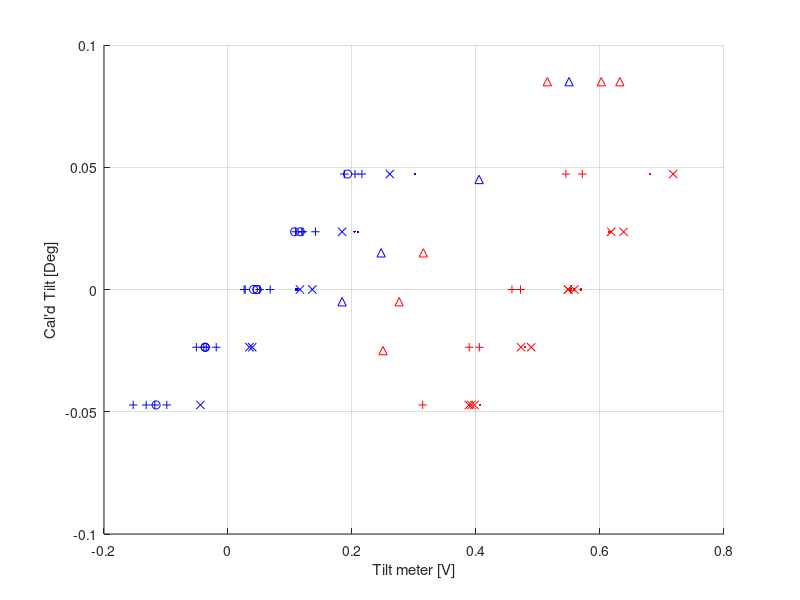

This figure's MATLAB source: (Note: this script raises an error after producing the figure.)
%% Tilt Cals


clc
%close all
figure(5)
clf; hold on;
level_cal = 85/3600.; % degrees per tick

rps_tilt_cals_all = {};
isaac_tilt_cals_all = {};

% First cal, indoors
rps_tilt_ticks = [0 1 2 1 0 0];
rps_tilt_meter = [0.113 0.210 0.302 0.204 0.111 0.110]; % in Volts
rps_tilt_cal = polyfit(rps_tilt_meter,level_cal*rps_tilt_ticks,1);
fprintf('RPS 03 Dec 2021: %f deg/V %+0.2fdeg\n', rps_tilt_cal(1),rps_tilt_cal(2))
plot(rps_tilt_meter,level_cal*rps_tilt_ticks,'b.')


rps_tilt_ticks = [0 2 1 0 -1 -2 -1];
rps_tilt_meter = [0.1360 0.2610 0.1840 0.1160 0.0345 -0.0445 0.0390];
rps_tilt_cal = polyfit(rps_tilt_meter,level_cal*rps_tilt_ticks,1);
fprintf('RPS 16 Dec 2021: %f deg/V %+0.2fdeg\n', rps_tilt_cal(1),rps_tilt_cal(2))
plot(rps_tilt_meter,level_cal*rps_tilt_ticks,'bx')

isaac_tilt_ticks = [0 2 0 1 -1 -2 0];
isaac_tilt_meter = [0.553 0.681 0.558 0.615 0.479 0.407 0.569]+0*(0.644-0.553); % in Volts
isaac_tilt_cal = polyfit(isaac_tilt_meter,level_cal*isaac_tilt_ticks,1);
fprintf('ISAAC 9 Dec 2021: %f deg/V %+0.2fdeg\n', isaac_tilt_cal(1),isaac_tilt_cal(2))
plot(isaac_tilt_meter,level_cal*isaac_tilt_ticks,'r.')
isaac_tilt_ticks = [0 -1 -2 -2 -2 -1 0 1 2 1 0];
isaac_tilt_meter = [0.5585 0.4890 0.3885 0.3925 0.3975 0.4725 0.5485 0.6180 0.7180 0.6380 0.5485];
isaac_tilt_cal = polyfit(isaac_tilt_meter,level_cal*isaac_tilt_ticks,1);
fprintf('ISAAC 16 Dec 2021: %f deg/V %+0.2fdeg\n', isaac_tilt_cal(1),isaac_tilt_cal(2))
plot(isaac_tilt_meter,level_cal*isaac_tilt_ticks,'rx')

rps_tilt_cals_all{end+1} = rps_tilt_cal;
isaac_tilt_cals_all{end+1} = isaac_tilt_cal;

% RPS - outdoor
inc_tilt_meter = [0.247,0.405,0.550,0.184];
inc_readout = [-0.04 -0.01 +0.03 -0.06]+0.055;
rps_tilt_cal = polyfit(inc_tilt_meter,inc_readout,1);
fprintf('RPS 24 Dec 2021: %f deg/V %+0.2fdeg\n', rps_tilt_cal(1),rps_tilt_cal(2))
plot(inc_tilt_meter,inc_readout,'b^')

% isaac
inc_tilt_meter = [0.602,0.276,0.250,0.632,0.315,0.515];
inc_readout = -1*[-0.03 +0.06 +0.08 -0.03 +0.04 -0.03]+0.055;
isaac_tilt_cal = polyfit(inc_tilt_meter,inc_readout,1);
fprintf('ISAAC 24 Dec 2021: %f deg/V %+0.2fdeg\n', isaac_tilt_cal(1),isaac_tilt_cal(2))
plot(inc_tilt_meter,inc_readout,'r^')
xlabel('Tilt meter [V]')
ylabel('Cal''d Tilt [Deg]')
grid on
%legend()

rps_tilt_cals_all{end+1} = rps_tilt_cal;
isaac_tilt_cals_all{end+1} = isaac_tilt_cal;

% Jun 21 RPS Cal?
rps_tilt_ticks = [0 -1 -2 -1 0 1 2 1 0];
rps_tilt_meter = [0.0413 -0.0368 -0.1160 -0.0368 0.0467 0.1074 0.1929 0.1166 0.04684];
rps_tilt_cal = polyfit(rps_tilt_meter,level_cal*rps_tilt_ticks,1);
fprintf('RPS 21 Jun 2022: %f deg/V %+0.2fdeg\n', rps_tilt_cal(1),rps_tilt_cal(2))
plot(rps_tilt_meter,level_cal*rps_tilt_ticks,'bo')
grid on
%rps_tilt_cals_all{end+1} = rps_tilt_cal;

%clf; hold on;
% Jun 25 calibrations
isaac_tilt_ticks = [0 -1 -2 -1 0 2 2];
isaac_tilt_meter = [0.4718 0.4054 0.314 0.389 0.458 0.545 0.5714];
isaac_inc_readout = [-0.05 -0.04 -0.09 -0.06 -0.03 0.01 0.01];
isaac_tilt_cal = polyfit(isaac_tilt_meter,level_cal*isaac_tilt_ticks,1);
fprintf('ISAAC 25 Jun 2022: %f deg/V %+0.2fdeg\n', isaac_tilt_cal(1),isaac_tilt_cal(2))
plot(isaac_tilt_meter,level_cal*isaac_tilt_ticks,'r+')

rps_tilt_ticks = [0 1 2 1 0 -1 -2 -2 -1 0 0 -2 -2 -1 -1 1 1 2 2];
rps_tilt_meter = [0.0278 0.119 0.2049 0.1208 0.051 -0.039 -0.118 -0.153 -0.035 0.068 0.026 -0.0987 -0.132 -0.051 -0.019 0.109 0.141 0.1875 0.216];
rps_inc_readout = [-0.02 -0.01 +0.02 -0.02 -0.05 -0.06 -0.09 -0.09 -0.07 -0.02 -0.02 -0.1 -0.1 -0.06 -0.07];
rps_tilt_cal = polyfit(rps_tilt_meter,level_cal*rps_tilt_ticks,1);
fprintf('RPS 25 Jun 2022: %f deg/V %+0.2fdeg\n', rps_tilt_cal(1),rps_tilt_cal(2))
plot(rps_tilt_meter,level_cal*rps_tilt_ticks,'b+')
grid on
rps_tilt_cals_all{end+1} = rps_tilt_cal;
isaac_tilt_cals_all{end+1} = isaac_tilt_cal;


%
%clc
addpath('z:/pipeline/beammap/')
gitdir = fullfile('C:','Users','James','Documents','');
%figdir = fullfile(gitdir,'GitHub','postings','2021mmdd_isaac_test','figs');
figdir = fullfile(gitdir,'GitHub','postings','2023mmdd_isaac_data','figs');
direct = fullfile(gitdir,'GitHub','rps_cal','data','');
prefix = {...
    'isaac_cal_1_with_home_';... %0dB
    'isaac_cal_1_no_home_';... %0dB
    'isaac_cal_2_';... %-30dB
    'isaac_cal_3_';... %-45dB
    'isaac_cal_4_';... %-55dB
    'isaac_cal_1_new_home';... % New homing, Indoor
    'isaac_cal_5_no_home';... % No Homing, Indoor
    'isaac_cal_6_no_home';... % placed outside
    'isaac_cal_7_no_home';... % Moved to same level
    'isaac_cal_8_no_home';... % outside relevel
    'isaac_cal_9_no_home';... % Outside after grid check
    'isaac_cal_10_no_home';... % Homed the RPS. Checking again.
    'isaac_cal_2_with_home';... % Cal with constant homing
    'isaac_cal_3_with_home';... % After bringing it back down and fixing recessed pin.
    'isaac_cal_4_with_home_indoor';... % Indoor test again
    'isaac_cal_5_with_home_indoor';... % Indoor test after installing heater
    'isaac_cal_6_with_home_indoor';... % Indoor test because I'm paranoid
    'isaac_cal_7_with_home_indoor';... % Another indoor test because everything is still shitty.
    'isaac_cal_8_with_home_indoor';... % Added a 'fine' homing switch to the stepper motor. Skip this one.
    'isaac_cal_1_fine_home_check';... % Edited the homing to avoid intermittent homing position.
    'isaac_cal_2_fine_home_check';... % Checking if I'm an idiot...
    'isaac_cal_1_fine_home_check_outdoor';... % Outdoor Check!
    'isaac_cal_1_fine_home_check_outdoor_post';... % Outdoor Check, post obs
    'isaac_cal_1_fine_home_check_indoor_post';... % Indoor Check, post obs
    'isaac_cal_2_fine_home_check_indoor_post';... % Indoor Check, post obs, ISAAC refrozen
    'isaac_cal_3_fine_home_check_indoor_post';... % Indoor Check, post obs, RPS refrozen
    'isaac_cal_jig_nonhome_1';... % RPS jig check 25 Jun 2022 @ 20"
    'isaac_cal_jig_nonhome_2';... % RPS jig check 25 Jun 2022 @ 40"
    'isaac_cal_jig_nonhome_3';... % RPS jig check 28 Jun 2022 @ 40" no changes
    'isaac_cal_jig_nonhome_4';... % RPS jig check 28 Jun 2022 @ 40", changed tilt
    'isaac_cal_jig_nonhome_5';... % RPS jig check 28 Jun 2022 @ 40", back to orig. tilt
    'isaac_cal_jig_nonhome_6';... % RPS jig check 28 Jun 2022 @ 20",
    'isaac_cal_jig_nonhome_7';... % RPS jig check 28 Jun 2022 @ 20", repeat of previous
    'isaac_cal_jig_nonhome_8';... % RPS jig check 29 Jun 2022 @ 20", This was actually homed!
    'isaac_cal_jig_withhome_2';... % 30 Jun 2022 @ 20"; homed. Repeat of last
    'isaac_cal_jig_withhome_3';... % 30 Jun 2022 @ 20"; homed. Repeat of last
    'isaac_cal_jig_latmove_1in_1';... %30 Jun 2022 @ 20"; homed. Offset 1in.
    'isaac_cal_jig_withhome_4';... % 29 Jul 2022 @ 37"; homed.
    'isaac_cal_jig_withhome_5';... % 31 Jul 2022 @ 37"; homed. Repeat of last
    'isaac_cal_jig_withhome_6';... % 31 Jul 2022 @ 37"; homed. Zeroed RPS to -0.03
    'isaac_cal_jig_withhome_7';... % 31 Jul 2022 @ 37"; homed. Zeroed ISAAC
    'isaac_cal_jig_withhome_8';... % 31 Jul 2022 @ 37"; homed. Added baffling.
    'isaac_cal_jig_offsets_1';... 28 Jul 2022 @ 40; homed. Ella moving around at 40"
    'isaac_cal_jig_july23_nohome_1';... 03 July 2023 @ 26". Removed Isaac LNA, added absorber.
    'isaac_cal_jig_july23_nohome_2';... 04 July 2023 @ 26". Removed Isaac LNA, added absorber.
    'isaac_cal_jig_july23_with_home_1';... 04 July 2023 @ 26". Homing
    'isaac_cal_jig_july23_with_home_aligncheck_0_1';...
    'isaac_cal_jig_july23_with_home_aligncheck_1deg_1';...
    'isaac_cal_jig_july23_with_home_aligncheck_2deg_1';...
    'isaac_cal_jig_july23_with_home_aligncheck_0deg_2';...
    'isaac_cal_jig_july23_with_home_aligncheck_1deg_2';...
    'isaac_cal_jig_july23_with_home_aligncheck_2deg_2';...
    'isaac_cal_jig_july23_with_home_aligncheck_m1deg_1';...
    'isaac_cal_jig_july23_with_home_aligncheck_m2deg_1';...
    'isaac_cal_jig_july23_with_home_aligncheck_m1deg_2';...
    'isaac_cal_jig_july23_with_home_aligncheck_0deg_3';...
    'isaac_cal_jig_july23_with_home_aligncheck_0p5deg_1';...
    };

labs = {...;
    '0dB Attenuation, With Homing';...
    '0dB Attenuation, No Homing';...
    '30dB Attenuation, No Homing';...
    '45dB Attenuation, No Homing';...
    '55dB Attenuation, No Homing';...
    'Indoor test with grids, with homing';...
    'Indoor test with grids, No homing';...
    'Outdoor test, No homing';... 8
    'Outdoor test, Same platform, No Homing';...
    'Outdoor test, Same platform, Releveled';... 10
    'Outdoor test, After ISAAC grid check';...
    'Outdoor test, Homed RPS once';... 12
    'Outdoor test, Homed RPS every scan';...
    'Outdoor test, Homed RPS every scan';... 14
    'Indoor Test, Homed RPS every scan';...
    'Indoor Test, Homed RPS every scan, with stage heater';...16
    'Indoor Test, Homed RPS every scan, with stage heater';...
    'Indoor Test, Homed RPS every scan, with stage heater';...%18
    'Indoor Test, Added Fine Homing Switch';...
    'Indoor Test, Added Fine Homing Switch, Wrong Homing Position';...
    'Indoor Test, Added Fine Homing Switch';...%21
    'Outdoor Test, Pre RPS Observation, Homed Every Scan';...
    'Outdoor Test, Post RPS Observation, Homed Every Scan';...
    'Indoor Test, Post RPS Observation';... % 24
    'Indoor Test, Post RPS Observation, ISAAC Refrozen';...
    'Indoor Test, Post RPS Observation, RPS Refrozen';...
    'On Alignment Jig, No Homing, Dist = 20"';... % 27
    'On Alignment Jig, No Homing, Dist = 40"';...
    'On Alignment Jig, No Homing, Dist = 40"';...
    'On Alignment Jig, No Homing, Dist = 40", Tilt -0.2';... %30
    'On Alignment Jig, No Homing, Dist = 40", Tilt -0.4';... %31
    'On Alignment Jig, No Homing, Dist = 20"';... % 32
    'On Alignment Jig, No Homing, Dist = 20", repeat';...
    'On Alignment Jig, Homing, Dist = 20"';...
    'On Alignment Jig, Homing, Dist = 20"';... % 35
    'On Alignment Jig, Homing, Dist = 20"';... % 36
    'On Alignment Jig, Homing, Dist = 20", offset 1"';... % 37
    'On Alignment Jig, Homing, Dist = 37"';... % 38
    'On Alignment Jig, Homing, Dist = 37", repeat';... % 39
    'On Alignment Jig, Homing, Dist = 37", zeroed RPS';... % 40
    'On Alignment Jig, Homing, Dist = 37", zeroed isaac';... % 41
    'On Alignment Jig, Homing, Dist = 37", added baffling';... % 42
    'On Alignment Jig, Homing, Dist = 40", offsets';... % 43
    'On Alignment Jig, No Homing, Dist = 26", No LNA';... % 44
    'On Alignment Jig, No Homing, Dist = 26", No LNA, 5.45 homing';... % 45
    'On Alignment Jig, Homing, Dist = 26"';... % 46
    'On Alignment Jig, Homing, Dist = 26", align-check +0deg';... % 47
    'On Alignment Jig, Homing, Dist = 26", align-check +1deg';... % 48
    'On Alignment Jig, Homing, Dist = 26", align-check +2deg';... % 49
    'On Alignment Jig, Homing, Dist = 26", align-check +0deg';... % 50
    'On Alignment Jig, Homing, Dist = 26", align-check +1deg';... % 51
    'On Alignment Jig, Homing, Dist = 26", align-check +2deg';... % 52
    'On Alignment Jig, Homing, Dist = 26", align-check -1deg';... % 53
    'On Alignment Jig, Homing, Dist = 26", align-check -2deg';... % 54
    'On Alignment Jig, Homing, Dist = 26", align-check -1deg';... % 55
    'On Alignment Jig, Homing, Dist = 26", align-check +0deg';... % 56
    'On Alignment Jig, Homing, Dist = 26", align-check +0.5deg';... % 57
    };
if ~exist('meanguess','var')
    meanguess = 0;
end

fd = struct();
flds = {'schnum','rownum','phi','eps','N1','N2','A','time','tilt','istilt','temp','istemp','istilttemp','wgt','fitind','phi_isaac','obsnum'};
vals = {'prefind','di','parm(1)','parm(2)','parm(3)','parm(4)','parm(5)','nanmean(TIME)',...
    'nanmean(T)','nanmean(T2)','nanmean(TEMP)','nanmean(ISTEMP)','nanmean(ISTILTTEMP)','wgtind','fitind','nanmean(a_isaac)','obsnum'};
for fldind = 1:length(flds)
    fd.(flds{fldind}) = [];
end

[reses, angs, modcurves, modstds, ts] = deal({});
rsmax = [];
thresh = 0.7;
weighttitles = {'Uniform',sprintf('Amp<%0.1f',thresh),'1/Amp'};
weightnames = {'uniform','threshold','one_on_r'};
cmlines = colormap('lines');

fitnames = {'fmin','lsq','complex'};
plotmodcurve = 0;
obsnum = 1;
dists = [ones(1,27), 20*0.0254, ones(1,3)*40*0.0254,ones(1,5)*20*0.0254,ones(1,7)*37*0.0254, ones(1,11)*26*0.0254];
for prefind = 47:length(prefix)%[6 7 9:15, 20:42 44]%20:42

    if ismember(prefind,[1:18])
        rpscal = rps_tilt_cals_all{end-2};
        isaaccal = isaac_tilt_cals_all{end-2};

    elseif ismember(prefind,[19:21 24:26])
        rpscal = rps_tilt_cals_all{end-2};
        isaaccal = isaac_tilt_cals_all{end-2};
    elseif ismember(prefind,[22:23])
        rpscal = rps_tilt_cals_all{end-2};
        isaaccal = isaac_tilt_cals_all{end-2};
    elseif ismember(prefind,[27:length(prefix)])
        rpscal = rps_tilt_cals_all{end};
        isaaccal = isaac_tilt_cals_all{end};

    end
    isaaccal(1) = 0.3;
    %rpscal(1) = 0.28;
    d = dir(fullfile(direct,[prefix{prefind} '_scan*']));
    data = {};
    for di = 1:length(d)
        if ~ismember(prefind, [8:21 22:26])
            %disp(d(di).name)
            data{di} = load_lj_data(fullfile(direct,d(di).name));
        else
            %disp([prefix{prefind} sprintf('_scan_%i_loop_1.csv',di-1)])
            data{di} = load_lj_data(fullfile(direct,[prefix{prefind} ...
                sprintf('_scan_%i_loop_1.csv',di-1)]));
        end
    end
    for fitind = 2%1:length(fitnames)
        %fittype=fitnames{fitind};
        fittype = 'lsq';
        %fittype = 'complex';
        for wgtind = 1%1:3

            lock_cal = 50/10; %mV per V
            if strcmp(fittype,'complex')
                parms = NaN(length(data),7);
            else
            parms = NaN(length(data),5);
            end
            [times, chis, itempstd, itempmn] = deal(NaN(length(data)));
            [mod_curve, res] = deal(NaN(length(unique(data{1}.Angle)),length(data)));
            

            if plotmodcurve
                fig = figure(prefind);
                fig.Position(3:4) = [1000,300];
                clf; hold on;
            end
            for di = 1:length(data)
                a = unique(data{di}.Angle);
                if 0%prefind == 12
                    aloop = 1:2:length(a);
                    a = a(aloop);
                else
                    aloop = 1:length(a);
                end
                a0 = a;
                [R, Rs, T, T2, TIME, TEMP, ISTILTTEMP, ISTEMP] = deal([]);
                for ai = 1:length(a)
                    aind = data{di}.Angle == a(ai);
                    R = [R; mean((sqrt(data{di}.X(aind).^2+data{di}.Y(aind).^2)))];
                    Rs = [Rs; std((sqrt(data{di}.X(aind).^2+data{di}.Y(aind).^2)))];
                    T = [T; median(polyval(rpscal,data{di}.Tilt(aind)))];
                    TIME = [TIME; mean(data{di}.Time(aind))];
                    TEMP = [TEMP; mean(data{di}.Temp(aind))];
                    if prefind>7
                        ISTEMP = [ISTEMP; data{di}.ISTemp(aind)];
                        ISTILTTEMP = [ISTILTTEMP; data{di}.ISTiltTemp(aind)];
                    end

                    try
                        T2 = [T2; median(polyval(isaaccal,data{di}.ISTilt(aind)))];
                    catch
                        T2 = 0;
                    end
                    if ai==1 & di==1
                        ts{end+1} = sqrt(data{di}.X(aind).^2+data{di}.Y(aind).^2);
                    end
                end
                
                %R = R./nanmax(R);
                %Rs = Rs./R;
                rsmax(end+1) = max(Rs);
                switch wgtind
                    case 1
                        w = 1;
                        %w = 1./Rs.^2;
                    case 2
                        w = R<0.7*max(R);
                    case 3
                        w = 1./(R+1)-min(1./(R+1));
                end

                itempstd(di) = nanstd(ISTILTTEMP);
                itempmn(di) = nanmean(ISTILTTEMP);
                if ismember(prefind, [6:18])
                    homeangle = 0.77;
                elseif ismember(prefind,44)
                    % Wasn't paying attention to homing position when I put
                    % the RPS back together in Jul 2023
                    homeangle = 5.454545*2;
                elseif ismember(prefind,[20,22:length(prefix)])
                    homeangle = 5.454545;
                else
                    homeangle = 0;
                end

                % We're measuring the angle of the ISAAC WRT gravity:
                % Clockwise looking at ISAAC is positive
                % RPS has opposite parity
                % Angle_out = RPS_angle - RPS tilt - RPS grid horz. + ISAAC Tilt + ISAAC grid horz.
                rps_tilt = T;
                rps_grid = homeangle;
                isaac_tilt = T2;
                isaac_grid = 0.19;%0.17;
                a = a + rps_tilt - rps_grid;% + isaac_tilt + isaac_grid;
                % ISAAC grid and tiltmeter are set up the same as the RPS
                % So the ISAAC angle in the RPS coordinate system is
                % flipped sign.
                a_isaac = -1*mean(isaac_tilt - isaac_grid);
                             
                
                mod_curve(:,di) = R;

                mxfev = 100000;
                mxiter = 100000;
                options = optimset('TolFun',1e-10,'MaxIter',mxiter,'MaxFunEvals',mxfev,'Display','off');
                lb = [-20 -0.5 -10 -10 0];
                ub = [20 0.5 10 10 1e6];
                meanguess = 0;%0;
                for nind = 1%1:3

                    guess = [meanguess,0.002*0,0,0,nanmax(R)/2];
                    %fittype = 'lsq';
                    switch fittype
                        case 'basic'
                            modfunc = @(ang,e,A) A/2*(cosd(2*(a-ang))-(e+1)/(e-1))+(0*cosd(a-T)+0*sind(a-T));
                            chifun = @(x) sum((R-modfunc(x(1),x(2),x(3))).^2);
                            parm = fminsearch(chifun,[0.75,0,max(R)]);
                            %plot(a,R-modfunc(parm(1),parm(2),parm(3)))
                            res(:,di) = R-modfunc(parm(1),parm(2),parm(3));
                        case 'fmin'
                            fittype
                            modfunc = @(ang,e,A,N1,N2) A/2*(cosd(2*(a-ang))-(e+1)/(e-1)).*(N1*cosd(a)+N2*sind(a)+1);
                            chifun = @(x) sum((R-modfunc(x(1),x(2),x(3),x(4),x(5))).^2);

                            chifun = @(x) sum(w.*(R-rps_get_mod_model(x,a)).^2);

                            parm = fminsearch(chifun,guess,options);
                            res(:,di) = R-modfunc(parm(1),parm(2),parm(3),parm(4),parm(5));

                        case 'lsq0'
                            parm = lsqcurvefit(@rps_get_mod_model,guess,a,R,lb,ub,options);
                            res(:,di) = R-rps_get_mod_model(parm,a);
                        case 'lsq'

                            chifunc = @(p) w.*(R-rps_get_mod_model(p,a));
                            parm = lsqnonlin(chifunc,guess,lb,ub,options);
                            res(:,di) = R-rps_get_mod_model(parm,a);
                        case 'complex'
                            
                            
                            
                            MIRROR = false;
                            PLOT = false;
                            source = struct();
                            source.azimuth = 0;
                            source.elevation = 0;
                            source.distance = dists(prefind); % meters
                            source.height = source.distance*tand(source.elevation); % meters;
                            source.type = 'other';
                            B3 = [1,0,0];
                            B1 = [0,0,1];
                            A = [0,0,0];
                            
                            if 0
                                lb = [-10 -0.5 -10 -10 -10 -10 0 -0.5 -0.5];
                                ub = [10 0.5 10 10 10 10 10 0.5 0.5];
                                guess = [0,0,0,0,0,0,1,0,0];

                                modfunc = @(p) rps_get_mod_model_vectors(p(1:7),a,[0,p(8),p(9)],B3,B1,source,false,false);
                                chifunc = @(p) w.*(R-modfunc(p)');
                            else
                                lb = [-10 -0.5 -10 -10 -10 -10 0];
                                ub = [10 0.5 10 10 10 10 10];
                                guess = [0,0,0,0,0,0,1];
                                chifunc = @(p) ( 1.*(R-rps_get_mod_model_vectors(p,a',A,B3,B1,source,MIRROR,PLOT)') );
                            end
                            try

                                parm = lsqnonlin(chifunc,guess+1E-6,lb,ub,options);
                            catch
                                parm = NaN(1,7);
                            end
                            res(:,di) = chifunc(parm);
                            parm(1) = -parm(1);
                    end
                    
                    parms(di,1:length(parm)) = parm;
                    
                    times(di) = mean(TIME);
                    meanguess = nanmean(parms(:,1));
                    if plotmodcurve
                        
                        fig = figure(prefind);
                        %plot(a,R)
                        ind1 = 1:7;
                        ind2 = 7:13;
                        plot(res(:,di))
                        %plot(R)
                        %ylim([-1 1]*0.01)
                        %plot(R(ind1)-R(ind2));
                        %ylim([-1 1]*0.04)
                        %xlim([-1 1]*190)
                        %ylim([-0.1,6])
                        xlabel('Angle (^o)')
                        ylabel('Lock-In X (Volts)')
                        grid on
                        title(labs{prefind})

                    end
                    %plot(a,res(:,di))

                end

                if abs(R(1)-R((length(R)+1)/2))<0.2
                    for fldind = 1:length(flds)
                        eval(sprintf('fd.%s(end+1) = %s;',flds{fldind},vals{fldind}))
                    end
                    angs{end+1} = a;
                    reses{end+1} = R-rps_get_mod_model(parm,a);
                    modcurves{end+1} = R;
                    modstds{end+1} = Rs;
                else
                    parms(di,1:length(parm)) = NaN(1,length(parm));
                end

            end

%             % cuts
%             switch prefind
%                 case 19
%                     ind = [4:6 8:size(parms,1)];
%                 case 23
%                     ind = 2:size(parms,1);
%                 case 26
%                     ind = [1, 3:size(parms,1)];
%                 otherwise
%                     ind = 1:size(parms,1);
%             end
%             parms = parms(ind,:);

            if 0
                lims = {[-0.5 1.5] [0 1]*0.06};
                offs = {0 0};
                titles = {'\phi [Degrees]','\epsilon'};
                fig = figure(2);
                fig.Position(3:4) = [560*2 420];
                clf; hold on;

                for parmind = 1:2
                    subplot(1,2,parmind)
                    resolution = 20;
                    edges = lims{parmind}(1):diff(lims{parmind})/resolution:lims{parmind}(2)+offs{parmind};
                    N = histc(parms(:,parmind),edges);
                    bar(edges,N,'histc')
                    xlim(lims{parmind}+offs{parmind})
                    xlabel(titles{parmind});
                    ylabel('N')
                    title({labs{prefind},...
                        sprintf('Mean=%0.3f STD=%0.3f N=%02d, %s',nanmean(parms(:,parmind)),nanstd(parms(:,parmind)),length(data),weighttitles{wgtind})})
                    grid on
                end

                saveas(fig,fullfile(figdir,sprintf('isaac_cal_%03d_%s_%s.png',prefind,weightnames{wgtind},fittype)))
            end
        end
    end
    fprintf('%i: %s\nAngle: %0.3f +/- %0.3f\n',prefind,labs{prefind},nanmean(parms(:,1))-a_isaac,nanstd(parms(:,1)))
    fprintf('Eff: %0.4f +/- %0.4f\n',nanmean(parms(:,2)),nanstd(parms(:,2)))
    obsnum = obsnum+1;
end


%% Look the jig data

cmlines = colormap('lines');

fig = figure(2+wgtind);
fig.Position(3:4) = [1900 900]*1;
clf; hold on;
ind = true(size(fd.schnum));

t = tiledlayout(1,1);
t.Padding = 'none';
t.TileSpacing = 'compact';
nexttile
hold on
clear s;
scheds = unique(fd.obsnum);%[12:15, 20:42]; 
[phi, pstd] = deal(NaN(1,length(scheds))); 
for schind = 1:length(scheds)
    idx = fd.obsnum==scheds(schind);
    phi(schind) = mean(fd.phi(idx)-fd.phi_isaac(idx));
    pstd(schind) = std(fd.phi(idx)-fd.phi_isaac(idx));
end
s(2) = plot(fd.obsnum(ind),-1*fd.istilt(ind),'x','Color',cmlines(3,:),'MarkerSize',16,'LineWidth',1.5);
s(3) = plot(fd.obsnum(ind),fd.tilt(ind),'.','MarkerSize',16,'Color',cmlines(2,:));
%s(1) = scatter(fd.schnum(ind),fd.phi(ind)-fd.phi_isaac(ind),14,cmlines(1,:));%,'filled');
s(1) = errorbar(scheds,phi,pstd,'.','Color',cmlines(1,:),'LineWidth',1,'MarkerSize',16);
%s.MarkerFaceAlpha = 0.7;
%s.MarkerEdgeAlpha = 1;


%plot(fd.schnum(ind),fd.phi_isaac(ind),'^','MarkerSize',10)
plot([1 1]*4.5+5,[-1 0.5],'k--','LineWidth',2)
plot([1 1]*11.5+5,[-1 1],'k--','LineWidth',2)
ylim([-0.6 1])
grid on
xlim([min(scheds)-1,max(scheds)+1])

% Show where we homed during the harvard measurements
plot([11.8 18.2]+5, [1 1]*-0.5,':','LineWidth',2,'Color',[1 1 1]*0.5)
text(12.75+5,-0.45,'Homed once at beginning of dataset','FontSize',13)
plot([18.8 27.2]+5, [1 1]*-0.5,':','LineWidth',2,'Color',[1 1 1]*0.5)
text(20.95+5,-0.45,'Homed before every measurement','FontSize',13)


ax = gca();
legend(s,{'\phi_{fit} minus \phi_{actual}','ISAAC Tilt Angle','RPS Tilt Angle'},...
    'location','northwest','FontSize',13)
text(4.5+2,0.65,'Pole Measurements','FontSize',16)
text(1.25+2,0.45,'No Fine Homing Sw.','FontSize',13)
text(6.5+5,0.45,'Added Fine Homing Sw.','FontSize',13)
text(16.5+5,0.85,'2022 Measurements at Harvard','FontSize',16)
ylabel('Angle [Degrees]')
xlabs = {...
    'Indoor, Homed Each',...    
    'Indoor, Homed Once',...
    'Outdoor,Homed Once',...
    'Outdoor,Homed Once',...
    'Outdoor,Homed Once',...
    'Outdoor,Homed Once',...
    'Outdoor,Homed Each',...
    'Outdoor,Homed Each',...
    'Indoor, Homed Each',...
    'Indoor, Pre-Obs1',...
    'Indoor, Pre-Obs2',...
    'Outdoor, Pre-Obs',...
    'Outdoor, Post-Obs',...
    'Indoor, Post-Obs1',...
    'Indoor, Post-Obs2',...
    'Indoor, Post-Obs3',...
    'Dist 0.5m' ...
    'Dist 1m',...
    'Dist 1m',...
    'Dist 1m, new tilt',...
    'Dist 1m, old tilt',...
    'Dist 0.5m',...
    'Dist 0.5m',...
    'Dist 0.5m',...
    'Dist 0.5m',...
    'Dist 0.5m',...
    'D 0.5m, Y-off 2cm',...
    'D 1m, Y-off 2cm',...
    'D 1m, Y-off 2cm',...
    'D 1m, Y-off 2cm',...
    'D 1m, Y-off 2cm',...
    'D 1m, Y-off 2cm, Baffled',...
    };
ax.XTickLabelRotation = -60;
ax.XTick = linspace(min(scheds)-1,max(scheds)+1,length(scheds)+2);
ax.XTickLabel(2:end-1) = xlabs;
ax.XTickLabel([1, end]) = {'',''};

saveas(fig,'C:\Users\James\Documents\GitHub\postings\2023mmdd_isaac_data\figs\angle_fit_vs_actual_plot','png')

%% Look the other jig data

vals = {fd.temp*1000, fd.istemp*1000, fd.istilttemp*100+273.15};
%vals = {fd.N1,fd.N2}
%vals = {fd.A};
fig = figure(10);
clf; hold on;
for valind = 1:length(vals)
    ind = true(size(fd.schnum)) & fd.wgt == wgtind;
    scatter(fd.schnum(ind),vals{valind}(ind),'.');
    %plot(fd.phi(ind),vals{valind}(ind),'.');
    % ind = ismember(fd.schnum,[28:31 37:39]) & fd.wgt == wgtind;
    % plot(fd.schnum(ind),vals{valind}(ind),'.');
    % ind = ~ismember(fd.schnum,[28:31 37:39]) & fd.wgt == wgtind;
    % plot(fd.schnum(ind),vals{valind}(ind),'.');
end
%ylim([-1 7])
grid on

%% Look at time between measurements

dt = NaN(1,max(fd.obsnum));
for obsind = 5:max(fd.obsnum)
    idx = find(fd.obsnum==obsind);
    [s si] = sort(fd.time(idx));
    dt(obsind) = median(diff(fd.time(idx(si))));
end

fig = figure(91824);
plot(dt)

%% Calc angle from uneven stage heating.

cme = 2.34e-5;
dA = 0.1;
dT = tand(dA)./cme;
fprintf('dT: %2.1f\n',dT)

%% Compare non-homing to homing

fig = figure(1423);
%fig.Position(3:4) = [560 650];
clf;
t = tiledlayout(1,2);
t.TileSpacing = 'compact';
t.Padding = 'compact';

nexttile()
hist(pstd(12:18))

nexttile()
hist(pstd(19:27))




%% Sigma angle vs Attenuation

att = [0,30,40,55];
fit_a = [-2.245, -2.238,-2.170,-1.595]+2.245;
sa = [0.0214,0.024,0.242,47.75];
d0 = 1;
d = sqrt(d0^2./10.^(-att/10));
fig = figure(5);
fig.Position = [2500 100 430 300];
clf; hold on;
ax1 = gca;
%hold on;
errorbar(ax1,att,fit_a,sa,'Color','k')
plot(ax1,att,fit_a,'k.')
xlabel('Attenuation [dB]')
ylabel('Angle Estimation [Degrees]')
grid on
ylim(ax1,[-1 1]*0.8)
xlim(ax1,[-5 60])
ax2 = axes('Position', ax1.Position, 'XAxisLocation', 'top', 'YColor', 'none','Color','none');
hold on;
errorbar(ax2,d,fit_a,sa,'Color','k')
plot(ax2,d,fit_a,'k.')
ylim(ax2,[-1 1]*0.8)
ax2.XScale = 'log';
xlim(ax2,sqrt(d0^2./10.^(-[-5 60]/10)))
xlabel(ax2,'Effective Distance [meters]','Position',[23.7138 0.65 -1]);
ax2.XColor = 'b';
%% B3 Obs
labs = {'B3 Obs, with homing',...
    'B3 Obs, with homing, reseat connector',...
    'B3 Obs, no homing',...
    'B3 Obs, no homing'};

ch = {'696 (Pol A)', '697 (Pol B)'};

resolution = 15;
lims = {[87 90.5], [-4, -1.5]};
for fileind = 1:4
    load(fullfile('dev',['rps_motor_check_', sprintf('%1d.mat',fileind)]))

    fig = figure(9+fileind);
    set(fig,'Position',[200 300 800 400])
    clf; hold on;
    for chind = 1:2
        ang = atand(tand(parms(:,1,chind)));
        subplot(1,2,chind)
        edges = lims{chind}(1):diff(lims{chind})/resolution:lims{chind}(2);
        N = histc(ang,edges);
        bar(edges,N,'histc')
        xlim(lims{chind})
        ylim([0,14])
        xlabel('Estimated Angle (^o)')
        ylabel('N')
        title({['Ch: ',ch{chind}];sprintf('Mean: %0.2f STD: %03f',nanmean(ang),nanstd(ang))})
        grid on
    end
    sgtitle(labs{fileind})
    saveas(fig,fullfile(figdir,sprintf('b3_obs_%01d.png',fileind)))
end

%% Grid angles from mill

load('z:/dev/grid_angles_from_mill.mat')
fig = figure(14);
fig.Position = [400 100 560 420];
resolution = 25;
lims = [0 1.1];
edges = lims(1):diff(lims)/resolution:lims(2);
N = histc(grid_angle,edges);
bar(edges,N,'histc')
xlim(lims)
ylim([0,20])
grid on
xlabel('Grid Horizontal')
ylabel('N')
title('Grid Calibration on knee mill')
text(0.05,33/2,sprintf('angle= %0.2f +/- %0.3f',nanmean(grid_angle),nanstd(grid_angle)))
text(0.05,30/2,sprintf('N Samples= %02d',length(grid_angle)))
%saveas(fig,fullfile(figdir,'isaac_cal_mill.png'))


%% B3 Obs
labs = {'B3 Obs, with homing',...
    'B3 Obs, with homing, reseat connector',...
    'B3 Obs, no homing',...
    'B3 Obs, no homing'};

ch = {'696 (Pol A)', '697 (Pol B)'};

resolution = 15;
lims = {[87 90.5], [-4, -1.5]};
for fileind = 1:4
    load(fullfile('dev',['rps_motor_check_', sprintf('%1d.mat',fileind)]))

    fig = figure(9+fileind);
    set(fig,'Position',[200 300 800 400])
    clf; hold on;
    for chind = 1:2
        ang = atand(tand(parms(:,1,chind)));
        subplot(1,2,chind)
        edges = lims{chind}(1):diff(lims{chind})/resolution:lims{chind}(2);
        N = histc(ang,edges);
        plot(atand(tand(parms(:,1,chind))))
        %bar(edges,N,'histc')
        %xlim(lims{chind})
        %ylim([0,14])
        xlabel('Estimated Angle (^o)')
        ylabel('N')
        title({['Ch: ',ch{chind}];sprintf('Mean: %0.2f STD: %03f',nanmean(ang),nanstd(ang))})
        grid on
    end
    sgtitle(labs{fileind})
    %    saveas(fig,fullfile(figdir,sprintf('b3_obs_%01d.png',fileind)))
end

%% Just look at timestreams

for prefind = 8%26%6:length(prefix)
    fig = figure(6);
    clf; hold on;
    d = dir(fullfile(direct,[prefix{prefind} '*']));

    data = {};
    for di = 1:length(d)
        if 0%prefind <= 22
            %disp(d(di).name)
            data{di} = load_lj_data(fullfile(direct,d(di).name));
        else
            %disp([prefix{prefind} sprintf('_scan_%i_loop_1.csv',di-1)])
            data{di} = load_lj_data(fullfile(direct,[prefix{prefind} ...
                sprintf('_scan_%i_loop_1.csv',di-1)]));
        end
    end

    for di = 1:length(data)
        val = 'Tilt';
        plot(data{di}.Time,data{di}.(val))


    end
    grid on

end

%% Isaac with/without homing and with/without backlash

fig = figure(116468);
fig.Position(3:4) = [440 470];
clf; hold on;
t = tiledlayout('flow');
t.Padding = 'compact';
t.TileSpacing = 'compact';

vals = [12, 20, 27, 34];
vals = [20,12,34,27];
valttls = {'No Backlash, No Homing','No Backlash, With Homing','With Backlash, No homing','With Backlash, With Homing'};
edges = linspace(-1,1,20)*0.2;


for valind = 1:length(vals)
nexttile()
idx = fd.schnum == vals(valind);
V = fd.phi(idx)-fd.phi_isaac(idx);
V = V-nanmean(V);
N = histc(V,edges);
S = nanstd(V);
L = length(V);
bar(edges,N,'histc');
grid on;
ttl = '';
ylbl = '';
if valind == 2
    ttl = 'No Homing';
    
elseif valind == 1
    ttl = 'With Homing';
    ylbl = 'No Backlash';
elseif valind ==3
    ylbl = 'With Backlash';
end

ylabel(ylbl)
title({ttl,...
    sprintf('S Dev: %0.3f | N: %i',S,L)...
    })
pbaspect([1 1 1])
if valind>2
xlabel('Pol Angle (mean-subtracted) [Deg]')
end
end

fname = 'isaac_homing_vs_backlash.png';
exportgraphics(fig,fullfile(figdir,fname),'Resolution',1200)

%% Look at the actual timestreams

scheds = [12 20];

figure(21344)
clf; hold on;
plot(ts{10})



%% Look at mod curves. Again?
% No. Look at the actual timestreams.
scheds = [22 23]; % pre-obs
scheds = [12 20:27 30:35]; % in-lab D=0.5m
scheds = [12 20 21];% 27 28];

fig = figure(1);
fig.Position(3:4) = [1400 680];
clc
clf; hold on;
clear z
for obsind = scheds
    idx = find(fd.schnum==obsind);
    
    mc = [];
    ms = [];
    a = [];
    for ind = 1:length(idx)
        a(:, end+1) = angs{idx(ind)};
        mc(:,end+1) = modcurves{idx(ind)};%;./fd.A(idx(ind))/2;
        ms(:,end+1) = modstds{idx(ind)}; 
    end
    a = nanmean(a,2);
    %aind = inrange(abs(a),85,95);
    m1 = nanmedian(mc,2);
    m2 = nanmedian(ms,2);
    
    %s = nanstd(mc,[],2);
    subplot(2,1,1)
    hold on
    plot(NaN,NaN,'b')
    plot(NaN,NaN,'r')
    plot(NaN,NaN,'g')
    plot(NaN,NaN,'m')
    
    if obsind <20
        plot(a,m1,'b.-');
    elseif obsind <27
        plot(a,m1,'r.-');
    elseif obsind <34
        plot(a,m1,'g.-');
    else
        plot(a,m1,'m.-');
    end
    
    subplot(2,1,2)
    hold on
    plot(NaN,NaN,'b')
    plot(NaN,NaN,'r')
    plot(NaN,NaN,'g')
    plot(NaN,NaN,'m')
    
    if obsind <20
        plot(a,m2,'b.-');
    elseif obsind <27
        plot(a,m2,'r.-');
    elseif obsind <34
        plot(a,m2,'g.-');
    else
        plot(a,m2,'m.-');
    end
    
end
subplot(2,1,1)
grid on
%ylim([0 1.1])
xlim([-180 180])
legend({'Pole, No Homing','At Pole,W/ Homing','At Harvard, No Homing','At Harvard, With Homing'},'Location','northeastoutside')
xlabel('Command Angle')
ylabel({'Mod Curve Amplitudes (mV?)'})

subplot(2,1,2)
grid on
%ylim([0 0.012])
xlim([-180 180])
legend({'Pole, No Homing','At Pole,W/ Homing','At Harvard, No Homing','At Harvard, With Homing'},'Location','northeastoutside')
xlabel('Command Angle')
ylabel({'Mod Curve Timestream','S.Dev.'})

fname = 'isaac_modcurves_and_uncert_nonorm.png';
%exportgraphics(fig,fullfile(figdir,fname),'Resolution',1200)

%% Make a pager for histograms

unqsch = unique(fd.schnum);
for schind = 1:length(unqsch)
    idx = fd.schnum==unqsch(schind);
    fdsch = structcut(fd,idx);
    dP = fdsch.phi-fdsch.phi_isaac;
    M = nanmean(dP);
    S = nanstd(dP);
    L = length(find(~isnan(dP)));
    fig = figure(7385029);
    fig.Position(3:4) = [500 450];
    clf; hold on;

    hist(dP)
    grid on
    xlabel('$\phi_{fit}-\phi_{meas}$ [Deg]','FontSize',18)
    ylabel('N')
    t = datestr(nanmean(fdsch.time)/24/3600+datenum('1970-Jan-01:00:00:00','yyyy-mmm-dd:HH:MM:SS'));
    title({strrep(labs{unqsch(schind)},'_','\_'), ...
        sprintf('%s UTC',t),...
        sprintf('M= %0.3f $|$ SDev= %0.3f $|$ N= %i',M,S,L)})
    pbaspect([1 1 1])
    fname = sprintf('angle_hists_%i',unqsch(schind));
    saveas(fig,fullfile(figdir,'hists',fname),'png')
end


%% Make a pager for Mod Curve Residuals

unqsch = unique(fd.schnum);
for schind = 1:length(unqsch)
    idx = find(fd.schnum==unqsch(schind));
    fdsch = structcut(fd,idx);
    fig = figure(2875829);
    fig.Position(3:4) = [600 350];
    clf; hold on;
    
    for modind = 1:length(idx)
        plot(angs{idx(modind)},reses{idx(modind)},'.-','MarkerSize',14)
    end
    grid on
    ylabel('$A_{meas}-A_{model}$ (Volts)','FontSize',14)
    xlabel('Stage Angle WRT Gravity')
    t = datestr(nanmean(fdsch.time)/24/3600+datenum('1970-Jan-01:00:00:00','yyyy-mmm-dd:HH:MM:SS'));
    title({strrep(labs{unqsch(schind)},'_','\_'), ...
        sprintf('%s UTC',t)})
    fname = sprintf('reses_%i',unqsch(schind));
    saveas(fig,fullfile(figdir,'reses',fname),'png')

end

%% Plot dPhi 

schnums = [47:57];
offs = [0 1 2 0 1 2 -1 -2 -1 0 0.5];

fig = figure(173476);
fig.Position(3:4) = [500 450];
clf; hold on;

for schind = 1:length(schnums)
    idx = find(fd.schnum==schnums(schind));
    dP = fd.phi(idx)-fd.phi_isaac(idx);
    %dP = fd.tilt(idx);
    plot(repmat(offs(schind),1,length(idx)),dP,'.','Color',cmlines(schind,:),'MarkerSize',14)
    
end


grid on
xlim([-1 1]*3)
ylabel('$\phi_{fit}-\phi_{meas}$ [Deg]','FontSize',18)
xlabel('Alignment Offset')
title('Angle Bias vs. Alignment Offset')
fname = 'dp_vs_aligment';
%saveas(fig,fullfile(figdir,fname),'png')
